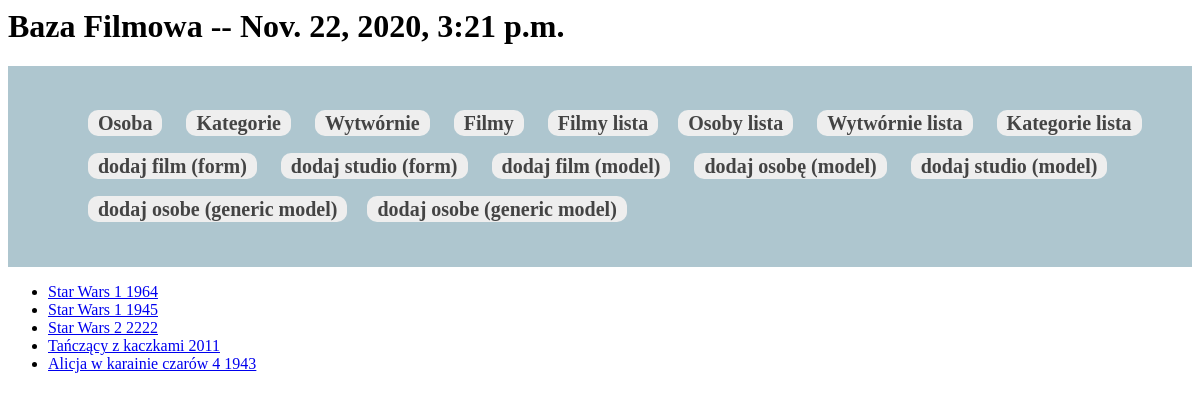
/movie/movie_list/, run on an earlier commit of the app's database.
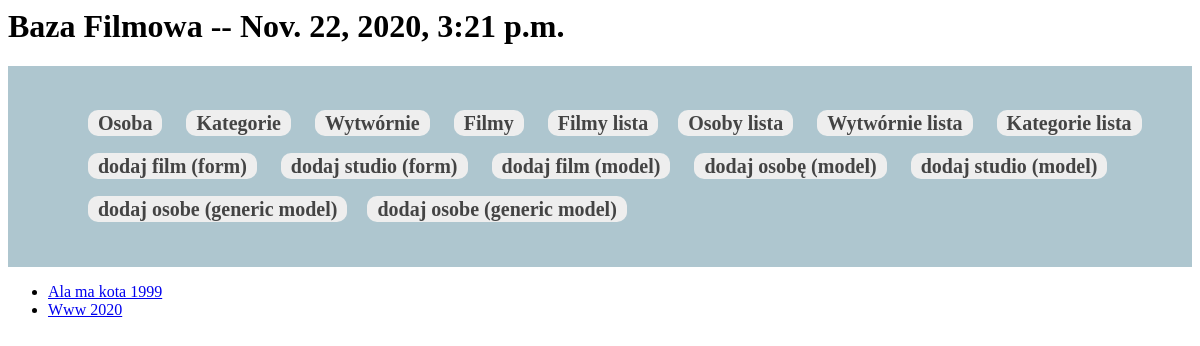
And on a later commit of the database.
### filmyapp/models.py (models this page shows)
class Film(models.Model):
    title = models.CharField(max_length=64)
    year = models.IntegerField()
    directory = models.ForeignKey('Person', on_delete=models.CASCADE, null=True, related_name='directed_by')
    screen_play = models.ForeignKey('Person', on_delete=models.CASCADE, null=True, related_name='screen_play_by',
                                    verbose_name='Scenarzysta')
    category = models.ManyToManyField('Category', null=True)
    Studio = models.ForeignKey('Studio', on_delete=models.CASCADE, null=True, related_name='produced_by',
                               verbose_name='Studio')
    def get_detail_url(self):
        return reverse("edit_movie_generic", args=(self.pk,))
    def __str__(self):
        return f"{self.title} {self.year}"

### filmyapp/views.py (the view)
# urls.py: path("movie_list/", views.ListMovieView.as_view(), name= 'movies'),
class ListMovieView(View):
    def get(self, request):
        movies = Film.objects.all()
        return render(request, "obj_list.html", {'objects': movies})

### filmyapp/context_processors.py (called while the page is built)
def get_time(request):
    return  {'date':datetime.now()}

### templates/obj_list.html
{% extends 'base.html' %}
{% block header %}
    {% include 'header.html'  %}
{% endblock %}
{% block content %}
    <ul>
        {% for item in objects %}
            <li><a href="{{ item.get_detail_url }}">{{ item }}</a></li>
        {% endfor %}
    </ul>
{% endblock %}

### templates/base.html (shortened to what this page needs)
<html>
{% load static %}
<head>
    <link rel="stylesheet" href="{% static 'style.css' %}">
</head>
<body>
<h1> Baza Filmowa -- {{ date }}</h1>
{% block header %}{% endblock %}
{% block content %}
{% endblock %}
</body>
</html>

### templates/header.html
<header>
    <nav>
        <ul>
            <li {% if active == 'person' %} class="active"{% endif %}>
                <a href="{% url 'person' %}">Osoba</a>
            </li>
            <li {% if active == 'category' %} class="active"{% endif %}>
                <a href="{% url 'category' %}">Kategorie</a>
            </li>
            <li {% if active == 'studio' %} class="active"{% endif %}>
                <a href="{% url 'studio' %}">Wytwórnie</a>
            </li>
            <li {% if active == 'movie' %} class="active"{% endif %}>
                <a href="{% url 'movie' %}">Filmy</a>
            </li>
            <li {% if active == 'movies' %} class="active"{% endif %}>
                <a href="{% url 'movies' %}">Filmy lista</a>
            <li {% if active == 'persons' %} class="active"{% endif %}>
                <a href="{% url 'persons' %}">Osoby lista</a>
            </li>
            <li {% if active == 'studios' %} class="active"{% endif %}>
                <a href="{% url 'studios' %}">Wytwórnie lista</a>
            </li>
            <li {% if active == 'categories' %} class="active"{% endif %}>
                <a href="{% url 'categories' %}">Kategorie lista</a>
            </li>
            <li {% if active == 'add_movie_form' %} class="active"{% endif %}>
                <a href="{% url 'add_movie_form' %}">dodaj film (form)</a>
            </li>
            <li {% if active == 'add_studio_form' %} class="active"{% endif %}>
                <a href="{% url 'add_studio_form' %}">dodaj studio (form)</a>
            </li>
            <li {% if active == 'add_movie_model' %} class="active"{% endif %}>
                <a href="{% url 'add_movie_model' %}">dodaj film (model)</a>
            </li>
            <li {% if active == 'add_person_model' %} class="active"{% endif %}>
                <a href="{% url 'add_person_model' %}">dodaj osobę (model)</a>
            </li>
            <li {% if active == 'add_studio_model' %} class="active"{% endif %}>
                <a href="{% url 'add_studio_model' %}">dodaj studio (model)</a>
            </li>
            <li {% if active == 'add_person_generic' %} class="active"{% endif %}>
                <a href="{% url 'add_person_generic' %}">dodaj osobe (generic model)</a>
            </li><li {% if active == 'add_studio_generic' %} class="active"{% endif %}>
                <a href="{% url 'add_studio_generic' %}">dodaj osobe (generic model)</a>
            </li>
        </ul>
    </nav>
</header>

### filmyapp/static/style.css (style rules this page uses)
header { background: #AEC6CF; padding: 20px 30px; max-width: 100%; margin: auto; }
nav { display: inline-block; align-content: center; border-radius: 10px; }
nav ul li a { padding: 2px 10px; font-size: 20px; text-decoration: none; font-weight: bold; color: #444; border-radius: 10px; background-color: inherit; }
nav ul li { display: inline-block; margin: 10px; background: #EEE; border-radius: 10px; }
nav ul { list-style: none; }

What changed in the data, as far as the page shows it:
removed Film: title+year "Star Wars 2 2222"
removed Film: title+year "Tańczący z kaczkami 2011"
removed Film: title+year "Alicja w karainie czarów 4 1943"
changed Film: title+year "Star Wars 1 1964" → "Ala ma kota 1999"
changed Film: title+year "Star Wars 1 1945" → "Www 2020"
